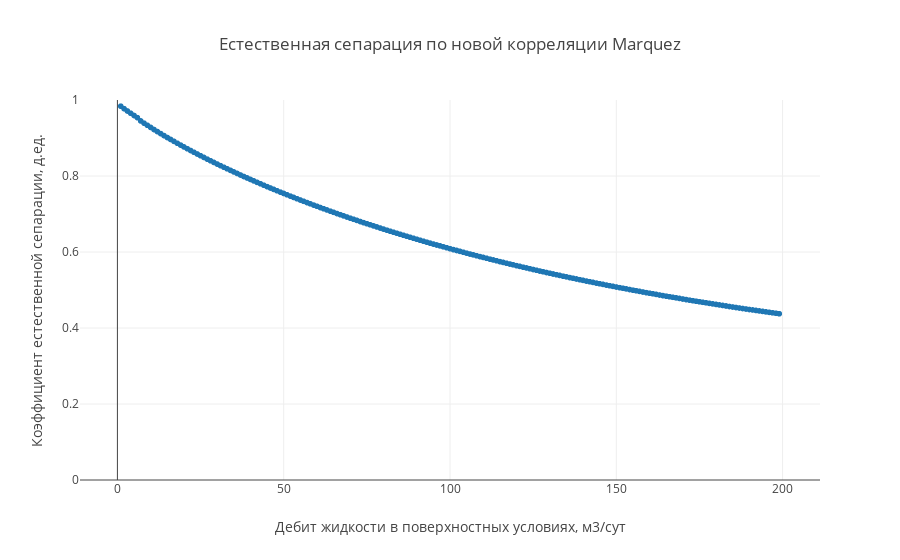

This figure's notebook cell:
### Code cell
trace1 = trace(separation_data, 4)

data = [trace1]

plot()

### Figure 1 — Plotly figure (JSON) as saved in the notebook; plotly's stock layout.template omitted (floating-point values rounded to 4 significant figures; data arrays with more than 128 entries replaced by an {"elided": "..."} marker saying what was removed)
{"data": [{"mode": "markers", "name": "natural_sepatarion_d", "type": "scattergl", "uid": "1fc41aed-9335-4aca-b80a-ec9c8367ebb4", "x": {"elided": "199 int values"}, "y": {"elided": "199 float values"}}], "layout": {"title": {"text": "Естественная сепарация по новой корреляции Marquez"}, "xaxis": {"title": {"text": "Дебит жидкости в поверхностных условиях, м3/сут"}}, "yaxis": {"range": [0, 1], "title": {"text": "Коэффициент естественной сепарации, д.ед."}}}}
